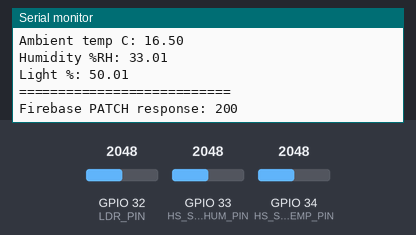
Bench run of a sketch on a simulated ESP32. On the bench: the last lines printed to the serial monitor. The inputs (shaded band) are chosen by the test bench; at power-on: GPIO 32 (LDR_PIN) = 2048, GPIO 33 (HS_S26P_HUM_PIN) = 2048, GPIO 34 (HS_S26P_TEMP_PIN) = 2048 (analog values on the 0–4095 scale). WiFi joins after 1.5 s; servers stay silent unless stated; uploads are accepted with an empty reply.

Above: at 4.7 s.
4.8 s: GPIO 32 (LDR_PIN) set to 2866
6.3 s: GPIO 33 (HS_S26P_HUM_PIN) set to 2866
7.8 s: GPIO 34 (HS_S26P_TEMP_PIN) set to 2866
At 8.48 s:
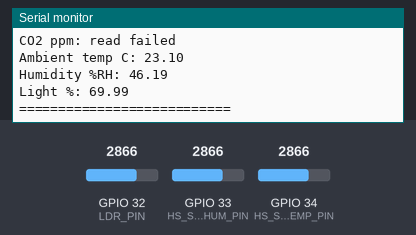
9.3 s: GPIO 32 (LDR_PIN) set to 3603
At 10.1 s:
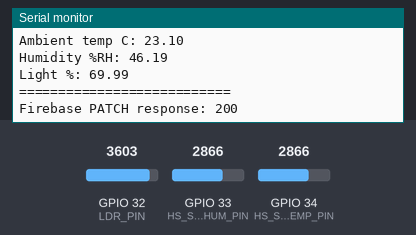
10.8 s: GPIO 33 (HS_S26P_HUM_PIN) set to 3603
12.3 s: GPIO 34 (HS_S26P_TEMP_PIN) set to 3603
At 13.4 s:
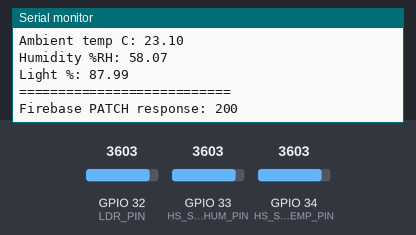

Measured:
- after the input at 7.8 s, the serial monitor: prints a new line after 0.52 s (image 1)

The sketch:

combined_esp32_biosense.ino
```cpp
#include <WiFi.h>
#include <HTTPClient.h>
#include <ArduinoJson.h>
#include <OneWire.h>
#include <DallasTemperature.h>

/*
  =========================================================
  BioSense combined sketch for 2 ESP32 boards + Firebase
  =========================================================

  Upload this SAME file to both boards.

  1. Set DEVICE_ROLE to DEVICE_ROLE_A
     Upload to the ESP32 with:
     - MH-Z19E
     - HS-S26P temperature
     - HS-S26P humidity

  2. Set DEVICE_ROLE to DEVICE_ROLE_B
     Upload to the ESP32 with:
     - DS18B20
     - PE-03 pH

  Both boards connect to your phone hotspot and PATCH their data
  directly into Firebase Realtime Database.

  Dashboard reads from:
  https://biosense-32860-default-rtdb.asia-southeast1.firebasedatabase.app/readings.json
*/

#define DEVICE_ROLE_A 1
#define DEVICE_ROLE_B 2

// Change this before each upload.
#define DEVICE_ROLE DEVICE_ROLE_A

// =========================
// Wi-Fi and Firebase
// =========================
const char* WIFI_SSID = "CMF by Nothing Phone 1";
const char* WIFI_PASSWORD = "qwertyuiop";
const char* FIREBASE_READINGS_URL = "https://biosense-32860-default-rtdb.asia-southeast1.firebasedatabase.app/readings.json";

// =========================
// Role A pin mapping
// =========================
const int MHZ19_RX_PIN = 25;       // ESP32 RX <- MH-Z19E TX
const int MHZ19_TX_PIN = 26;       // ESP32 TX -> MH-Z19E RX
const int HS_S26P_TEMP_PIN = 34;   // analog in
const int HS_S26P_HUM_PIN = 33;    // analog in
const int LDR_PIN = 32;            // analog in

// =========================
// Role B pin mapping
// =========================
const int ONE_WIRE_BUS = 4;        // DS18B20 data
const int PH_PIN = 35;             // PE-03 analog output

// =========================
// Timing
// =========================
const unsigned long ROLE_A_SEND_INTERVAL_MS = 4000;
const unsigned long ROLE_B_SEND_INTERVAL_MS = 4000;
const unsigned long WIFI_RETRY_INTERVAL_MS = 5000;

// =========================
// Analog calibration
// =========================
const float ADC_REF_VOLTAGE = 3.3f;
const int ADC_MAX = 4095;

// HS-S26P output tuning.
// Adjust these if your transmitter range is different.
const float HS_OUTPUT_DIVIDER_RATIO = 1.0f;
const float HS_TEMP_OUTPUT_MIN_V = 0.0f;
const float HS_TEMP_OUTPUT_MAX_V = 5.0f;
const float HS_TEMP_RANGE_MIN_C = 0.0f;
const float HS_TEMP_RANGE_MAX_C = 50.0f;
const float HS_HUM_OUTPUT_MIN_V = 0.0f;
const float HS_HUM_OUTPUT_MAX_V = 5.0f;
const float HS_HUM_RANGE_MIN = 0.0f;
const float HS_HUM_RANGE_MAX = 1.0f;       // sensor returns 0.00 to 1.00
const float HS_HUMIDITY_SCALE = 100.0f;    // convert 0.41 to 41%
const float LDR_DARK_PERCENT = 0.0f;
const float LDR_BRIGHT_PERCENT = 100.0f;

// PE-03 pH tuning.
const float PH_NEUTRAL_VOLTAGE = 2.50f;
const float PH_SLOPE = -5.70f;
const float PH_DISPLAY_DIVISOR = 2.0f;     // keeps dashboard and serial aligned

#if DEVICE_ROLE == DEVICE_ROLE_A
HardwareSerial mhzSerial(2);
unsigned long lastRoleASendMs = 0;
#endif

#if DEVICE_ROLE == DEVICE_ROLE_B
OneWire oneWire(ONE_WIRE_BUS);
DallasTemperature ds18b20(&oneWire);
unsigned long lastRoleBSendMs = 0;
#endif

unsigned long lastWifiAttemptMs = 0;

float mapFloat(float value, float inMin, float inMax, float outMin, float outMax) {
  if (value < inMin) {
    value = inMin;
  }
  if (value > inMax) {
    value = inMax;
  }
  return (value - inMin) * (outMax - outMin) / (inMax - inMin) + outMin;
}

float readAverageVoltage(int pin) {
  long total = 0;
  const int samples = 16;

  for (int i = 0; i < samples; i++) {
    total += analogRead(pin);
    delay(4);
  }

  float adc = total / (float)samples;
  return (adc / ADC_MAX) * ADC_REF_VOLTAGE;
}

void connectToWifi(const char* roleLabel) {
  WiFi.mode(WIFI_STA);
  WiFi.disconnect(true, true);
  delay(1000);

  Serial.print(roleLabel);
  Serial.print(" connecting to Wi-Fi ");
  Serial.println(WIFI_SSID);

  WiFi.begin(WIFI_SSID, WIFI_PASSWORD);

  int retries = 0;
  while (WiFi.status() != WL_CONNECTED && retries < 30) {
    delay(500);
    Serial.print(".");
    retries++;
  }
  Serial.println();

  if (WiFi.status() == WL_CONNECTED) {
    Serial.print(roleLabel);
    Serial.println(" connected");
    Serial.print("IP: ");
    Serial.println(WiFi.localIP());
  } else {
    Serial.print(roleLabel);
    Serial.print(" Wi-Fi failed, status=");
    Serial.println(WiFi.status());
  }
}

void ensureWifiConnected(const char* roleLabel) {
  if (WiFi.status() == WL_CONNECTED) {
    return;
  }

  if (millis() - lastWifiAttemptMs >= WIFI_RETRY_INTERVAL_MS) {
    lastWifiAttemptMs = millis();
    connectToWifi(roleLabel);
  }
}

bool patchFirebase(JsonDocument& doc) {
  if (WiFi.status() != WL_CONNECTED) {
    Serial.println("Skipping Firebase upload, Wi-Fi disconnected");
    return false;
  }

  String payload;
  serializeJson(doc, payload);

  HTTPClient http;
  http.begin(FIREBASE_READINGS_URL);
  http.addHeader("Content-Type", "application/json");
  http.setTimeout(5000);

  int responseCode = http.sendRequest("PATCH", payload);
  Serial.print("Firebase PATCH response: ");
  Serial.println(responseCode);

  if (responseCode > 0) {
    Serial.println(http.getString());
  } else {
    Serial.println("Firebase PATCH failed");
  }

  http.end();
  return responseCode > 0;
}

#if DEVICE_ROLE == DEVICE_ROLE_A
bool readMHZ19Raw(int &ppm) {
  uint8_t command[9] = {0xFF, 0x01, 0x86, 0, 0, 0, 0, 0, 0x79};
  uint8_t response[9];

  while (mhzSerial.available()) {
    mhzSerial.read();
  }

  mhzSerial.write(command, 9);
  mhzSerial.flush();
  delay(120);

  if (mhzSerial.available() < 9) {
    return false;
  }

  for (int i = 0; i < 9; i++) {
    response[i] = mhzSerial.read();
  }

  if (response[0] != 0xFF || response[1] != 0x86) {
    return false;
  }

  ppm = (response[2] << 8) | response[3];
  return true;
}

float readHSS26PTemperatureC() {
  float measuredVoltage = readAverageVoltage(HS_S26P_TEMP_PIN);
  float sensorVoltage = measuredVoltage * HS_OUTPUT_DIVIDER_RATIO;

  return mapFloat(
    sensorVoltage,
    HS_TEMP_OUTPUT_MIN_V,
    HS_TEMP_OUTPUT_MAX_V,
    HS_TEMP_RANGE_MIN_C,
    HS_TEMP_RANGE_MAX_C
  );
}

float readHSS26PHumidityRH() {
  float measuredVoltage = readAverageVoltage(HS_S26P_HUM_PIN);
  float sensorVoltage = measuredVoltage * HS_OUTPUT_DIVIDER_RATIO;

  float humidityFraction = mapFloat(
    sensorVoltage,
    HS_HUM_OUTPUT_MIN_V,
    HS_HUM_OUTPUT_MAX_V,
    HS_HUM_RANGE_MIN,
    HS_HUM_RANGE_MAX
  );

  float humidityPercent = humidityFraction * HS_HUMIDITY_SCALE;
  if (humidityPercent < 0.0f) {
    humidityPercent = 0.0f;
  }
  if (humidityPercent > 100.0f) {
    humidityPercent = 100.0f;
  }
  return humidityPercent;
}

float readLightPercent() {
  float measuredVoltage = readAverageVoltage(LDR_PIN);

  return mapFloat(
    measuredVoltage,
    0.0f,
    ADC_REF_VOLTAGE,
    LDR_DARK_PERCENT,
    LDR_BRIGHT_PERCENT
  );
}

void setupNodeA() {
  analogReadResolution(12);
  analogSetAttenuation(ADC_11db);
  mhzSerial.begin(9600, SERIAL_8N1, MHZ19_RX_PIN, MHZ19_TX_PIN);
  connectToWifi("ROLE_A");
}

void loopNodeA() {
  ensureWifiConnected("ROLE_A");

  if (millis() - lastRoleASendMs < ROLE_A_SEND_INTERVAL_MS) {
    return;
  }
  lastRoleASendMs = millis();

  int ppm = 0;
  bool co2Ok = readMHZ19Raw(ppm);
  float ambientTemp = readHSS26PTemperatureC();
  float humidity = readHSS26PHumidityRH();
  float light = readLightPercent();

  Serial.println();
  Serial.println("===== ROLE_A READINGS =====");
  if (co2Ok) {
    Serial.print("CO2 ppm: ");
    Serial.println(ppm);
  } else {
    Serial.println("CO2 ppm: read failed");
  }
  Serial.print("Ambient temp C: ");
  Serial.println(ambientTemp, 2);
  Serial.print("Humidity %RH: ");
  Serial.println(humidity, 2);
  Serial.print("Light %: ");
  Serial.println(light, 2);
  Serial.println("===========================");

  StaticJsonDocument<256> doc;
  if (co2Ok) {
    doc["co2"] = ppm;
  }
  doc["ambientTemp"] = ambientTemp;
  doc["humidity"] = humidity;
  doc["light"] = light;
  doc["nodeAOnline"] = true;
  doc["roleAUpdatedAtMs"] = millis();

  patchFirebase(doc);
}
#endif

#if DEVICE_ROLE == DEVICE_ROLE_B
float readProbeTemperatureC() {
  ds18b20.requestTemperatures();
  return ds18b20.getTempCByIndex(0);
}

float readPh() {
  long total = 0;
  const int samples = 20;

  for (int i = 0; i < samples; i++) {
    total += analogRead(PH_PIN);
    delay(10);
  }

  float adc = total / (float)samples;
  float voltage = (adc / ADC_MAX) * ADC_REF_VOLTAGE;
  float rawPh = 7.0f + ((voltage - PH_NEUTRAL_VOLTAGE) * PH_SLOPE);
  float correctedPh = rawPh / PH_DISPLAY_DIVISOR;

  if (correctedPh < 0.0f) {
    correctedPh = 0.0f;
  }
  if (correctedPh > 14.0f) {
    correctedPh = 14.0f;
  }
  return correctedPh;
}

void setupNodeB() {
  analogReadResolution(12);
  analogSetAttenuation(ADC_11db);
  ds18b20.begin();
  connectToWifi("ROLE_B");
}

void loopNodeB() {
  ensureWifiConnected("ROLE_B");

  if (millis() - lastRoleBSendMs < ROLE_B_SEND_INTERVAL_MS) {
    return;
  }
  lastRoleBSendMs = millis();

  float probeTemp = readProbeTemperatureC();
  float phValue = readPh();

  bool probeValid = probeTemp != DEVICE_DISCONNECTED_C && probeTemp > -100.0f && probeTemp < 125.0f;

  Serial.println();
  Serial.println("===== ROLE_B READINGS =====");
  if (probeValid) {
    Serial.print("Probe temp C: ");
    Serial.println(probeTemp, 2);
  } else {
    Serial.println("Probe temp C: sensor disconnected");
  }
  Serial.print("pH: ");
  Serial.println(phValue, 2);
  Serial.println("===========================");

  StaticJsonDocument<192> doc;
  if (probeValid) {
    doc["probeTemp"] = probeTemp;
  }
  doc["ph"] = phValue;
  doc["nodeBOnline"] = true;
  doc["roleBUpdatedAtMs"] = millis();

  patchFirebase(doc);
}
#endif

void setup() {
  Serial.begin(115200);
  delay(1000);

  Serial.println();
  Serial.println("BioSense Firebase uploader booting...");

#if DEVICE_ROLE == DEVICE_ROLE_A
  Serial.println("Configured as DEVICE_ROLE_A");
  setupNodeA();
#elif DEVICE_ROLE == DEVICE_ROLE_B
  Serial.println("Configured as DEVICE_ROLE_B");
  setupNodeB();
#else
  Serial.println("Invalid DEVICE_ROLE selected");
#endif
}

void loop() {
#if DEVICE_ROLE == DEVICE_ROLE_A
  loopNodeA();
#elif DEVICE_ROLE == DEVICE_ROLE_B
  loopNodeB();
#endif
}
```
